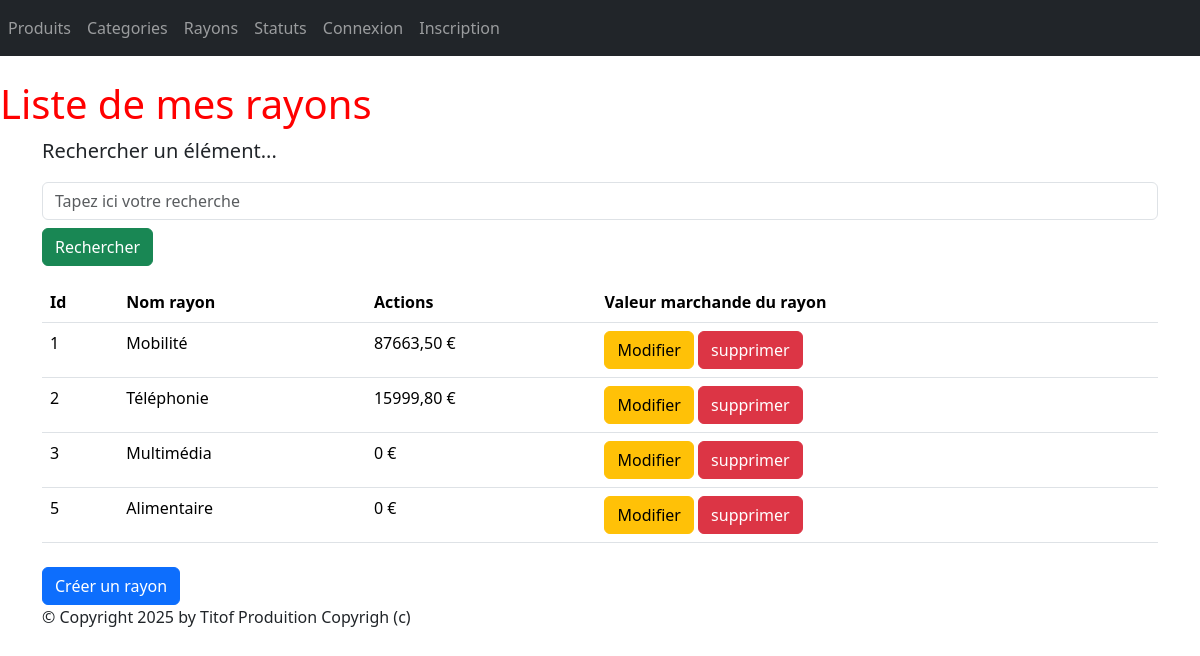
Page /monApp/rayons/ on the committed database.
### monApp/models.py (models this page shows, shortened)
class Rayon(models.Model):
    idRayon = models.AutoField(primary_key=True)
    nomRayon = models.CharField(max_length=100)

### monApp/views.py (the view)
# urls.py: path("rayons/", views.RayonListView.as_view(), name="lst_rayons"),
class RayonListView(ListView):
    model = Rayon
    template_name = "monApp/Read/list/rayons.html"
    context_object_name = "rayons"
    def get_queryset(self):
        query = self.request.GET.get('search')
        if query:
            return Rayon.objects.prefetch_related(
                    Prefetch("contenir_rayon", queryset=Contenir.objects.select_related("produit"))
                    ).filter(nomRayon__icontains=query)
        return Rayon.objects.prefetch_related(
        Prefetch("contenir_rayon", queryset=Contenir.objects.select_related("produit"))
        )
    def get_context_data(self, **kwargs):
        context = super(RayonListView, self).get_context_data(**kwargs)
        context['titremenu'] = "Liste de mes rayons"
        ryns_dt = []
        for rayon in context['rayons']:
            total = 0
            for contenir in rayon.contenir_rayon.all():
                total += contenir.produit.prixUnitaireProd * contenir.Qte
            ryns_dt.append({'rayon': rayon,'total_stock': total})
            context['rayons_dt'] = ryns_dt
        return context

### monApp/templates/monApp/Read/list/rayons.html
{% extends 'monApp/base.html' %}
{% block menu %}
<h1>{{titremenu}}</h1>
{% endblock %}
{% block contenu %}
<p class="lead mb-3 ml-0">Rechercher un élément...</p>
<form method="GET" action="" class="mb-3">
<input class="form-control" type="text" name="search" placeholder="Tapez ici votre recherche"
value="{{ request.GET.search }}">
<button type="submit" class="btn btn-success mt-2">Rechercher</button>
</form>
<table class="table">
    <thead>
        <th>Id</th>
        <th>Nom rayon</th>
        <th>Actions</th>
        <th>Valeur marchande du rayon</th>
    </thead>
    <tbody>
        {% for data in rayons_dt %}
        <tr>
            <td onclick="window.location.href='{% url 'dtl_rayon' data.rayon.idRayon %}';" style="cursor:pointer;">{{ data.rayon.idRayon }} </td>
            <td onclick="window.location.href='{% url 'dtl_rayon' data.rayon.idRayon %}';" style="cursor:pointer;">{{ data.rayon.nomRayon }} </td>
            <td onclick="window.location.href='{% url 'dtl_rayon' data.rayon.idRayon %}';" style="cursor:pointer;">{{ data.total_stock }} €</td>
            <td>
                <button onclick="window.location.href='{% url 'rayon_chng' data.rayon.idRayon %}';" class="btn btn-warning">Modifier</button>
                <button onclick="window.location.href='{% url 'dlt_rayon' data.rayon.idRayon %}';" class="btn btn-danger">supprimer</button>
            </td>
        </tr>
        {% endfor %}
    </tbody>
</table>
<button onclick="window.location.href='{% url 'crt_rayon' %}';" class="btn btn-primary mt-2">Créer un rayon</button>
{% endblock %}

### static/styles.css (style rules this page uses)
h1 { color: red; }

### rows in the picture
Rayon: rayon.idRayon "1", rayon.nomRayon "Mobilité", total_stock "87663,50"
Rayon: rayon.idRayon "2", rayon.nomRayon "Téléphonie", total_stock "15999,80"
Rayon: rayon.idRayon "3", rayon.nomRayon "Multimédia", total_stock "0"
Rayon: rayon.idRayon "5", rayon.nomRayon "Alimentaire", total_stock "0"

### other values in the picture
{{ titremenu }} "Liste de mes rayons"
